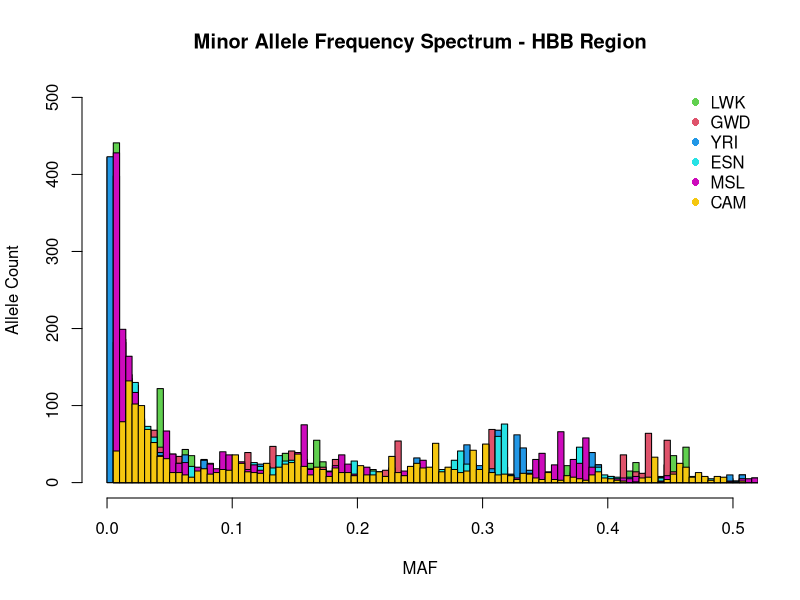

The R script that drew this image:
#!/bin/bash

frq <- read.table("camall.frq.txt", header = T, as.is = T)

png("mafHbbAfr.png", height=550, width=550, units="px", points=14)
hist(frq$MAF[frq$CLST=="LWK"], xlim=c(0,0.50),breaks=300, ylim=c(0,500), col=3, labels =F, main="Minor Allele Frequency Spectrum - HBB Region", xlab="MAF", ylab="Allele Count") 
hist(frq$MAF[frq$CLST=="GWD"], xlim=c(0,0.50),breaks=300, col=2, labels =F, add=T)
hist(frq$MAF[frq$CLST=="YRI"], xlim=c(0,0.50),breaks=300, col=4, labels =F, add=T)   
hist(frq$MAF[frq$CLST=="ESN"], xlim=c(0,0.50),breaks=300, col=5, labels =F, add=T)   
hist(frq$MAF[frq$CLST=="MSL"], xlim=c(0,0.50),breaks=100, col=6, labels =F, add=T)    
hist(frq$MAF[frq$CLST=="CAM"], xlim=c(0,0.50),breaks=100, col=7, labels =F, add=T)     
legend("topright", c("LWK", "GWD","YRI","ESN","MSL","CAM"), pch=16, col = c(3,2,4,5,6,7), horiz=F, bty="n")
dev.off()



